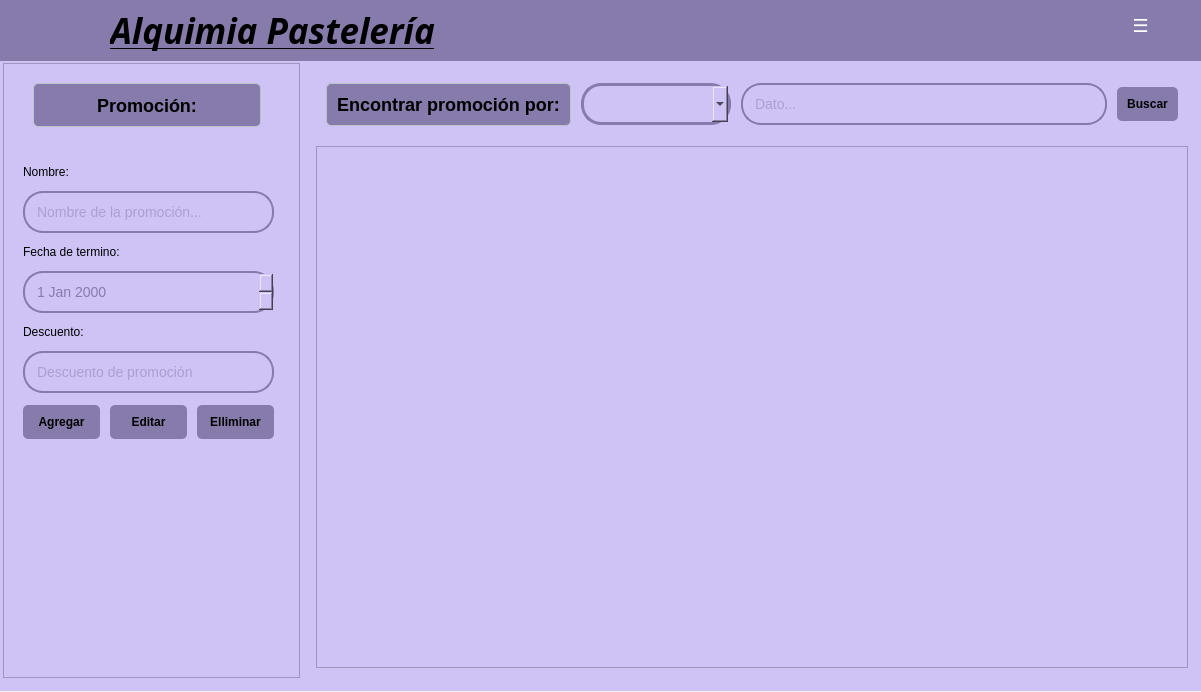
<?xml version="1.0" encoding="UTF-8"?>
<ui version="4.0">
 <class>Form</class>
 <widget class="QWidget" name="Form">
  <property name="geometry">
   <rect>
    <x>0</x>
    <y>0</y>
    <width>1201</width>
    <height>692</height>
   </rect>
  </property>
  <property name="windowTitle">
   <string>Form</string>
  </property>
  <widget class="QWidget" name="widget" native="true">
   <property name="geometry">
    <rect>
     <x>0</x>
     <y>0</y>
     <width>1201</width>
     <height>691</height>
    </rect>
   </property>
   <property name="styleSheet">
    <string notr="true">background-color: #CFC3F5;</string>
   </property>
   <widget class="QWidget" name="horizontalLayoutWidget_2">
    <property name="geometry">
     <rect>
      <x>0</x>
      <y>60</y>
      <width>1201</width>
      <height>621</height>
     </rect>
    </property>
    <layout class="QHBoxLayout" name="horizontalLayout_2" stretch="0,3">
     <property name="spacing">
      <number>6</number>
     </property>
     <property name="leftMargin">
      <number>3</number>
     </property>
     <property name="topMargin">
      <number>3</number>
     </property>
     <property name="rightMargin">
      <number>3</number>
     </property>
     <property name="bottomMargin">
      <number>3</number>
     </property>
     <item>
      <widget class="QFrame" name="frame">
       <property name="sizePolicy">
        <sizepolicy hsizetype="Preferred" vsizetype="Preferred">
         <horstretch>1</horstretch>
         <verstretch>1</verstretch>
        </sizepolicy>
       </property>
       <property name="frameShape">
        <enum>QFrame::StyledPanel</enum>
       </property>
       <property name="frameShadow">
        <enum>QFrame::Raised</enum>
       </property>
       <widget class="QLabel" name="tituloPromocion">
        <property name="geometry">
         <rect>
          <x>30</x>
          <y>20</y>
          <width>228</width>
          <height>44</height>
         </rect>
        </property>
        <property name="sizePolicy">
         <sizepolicy hsizetype="Fixed" vsizetype="Fixed">
          <horstretch>0</horstretch>
          <verstretch>0</verstretch>
         </sizepolicy>
        </property>
        <property name="styleSheet">
         <string notr="true">QLabel {
    color: #000000;
    font-size: 18px;
    font-weight: bold;
    padding: 10px;
    background-color: #867BAA;
    border-radius: 5px;
    border: 1px solid #bdc3c7;
}</string>
        </property>
        <property name="frameShape">
         <enum>QFrame::NoFrame</enum>
        </property>
        <property name="text">
         <string>Promoción:</string>
        </property>
        <property name="alignment">
         <set>Qt::AlignCenter</set>
        </property>
       </widget>
       <widget class="QWidget" name="verticalLayoutWidget_2">
        <property name="geometry">
         <rect>
          <x>10</x>
          <y>90</y>
          <width>271</width>
          <height>301</height>
         </rect>
        </property>
        <layout class="QVBoxLayout" name="verticalLayout" stretch="0,0,0,0,0,0,0">
         <property name="spacing">
          <number>10</number>
         </property>
         <property name="leftMargin">
          <number>10</number>
         </property>
         <property name="topMargin">
          <number>10</number>
         </property>
         <property name="rightMargin">
          <number>10</number>
         </property>
         <property name="bottomMargin">
          <number>10</number>
         </property>
         <item>
          <widget class="QLabel" name="labelNombre">
           <property name="sizePolicy">
            <sizepolicy hsizetype="Expanding" vsizetype="Fixed">
             <horstretch>0</horstretch>
             <verstretch>0</verstretch>
            </sizepolicy>
           </property>
           <property name="styleSheet">
            <string notr="true">color: rgb(0, 0, 0);</string>
           </property>
           <property name="text">
            <string>Nombre:</string>
           </property>
          </widget>
         </item>
         <item>
          <widget class="QLineEdit" name="lineNombre">
           <property name="minimumSize">
            <size>
             <width>40</width>
             <height>0</height>
            </size>
           </property>
           <property name="styleSheet">
            <string notr="true">QLineEdit {
    padding: 10px;
    border: 2px solid #867BAA;
    border-radius: 20px;
    font-size: 14px;
	color: rgb(134, 123, 170);
}</string>
           </property>
           <property name="text">
            <string/>
           </property>
           <property name="placeholderText">
            <string>Nombre de la promoción...</string>
           </property>
          </widget>
         </item>
         <item>
          <widget class="QLabel" name="labelFecha">
           <property name="sizePolicy">
            <sizepolicy hsizetype="Expanding" vsizetype="Fixed">
             <horstretch>0</horstretch>
             <verstretch>0</verstretch>
            </sizepolicy>
           </property>
           <property name="styleSheet">
            <string notr="true">color: rgb(0, 0, 0);</string>
           </property>
           <property name="text">
            <string>Fecha de termino:</string>
           </property>
          </widget>
         </item>
         <item>
          <widget class="QDateEdit" name="dateEditFechaTermino">
           <property name="styleSheet">
            <string notr="true">QDateEdit {
    padding: 10px;
    border: 2px solid #867BAA;
    border-radius: 20px;
    font-size: 14px;
    color: rgb(134, 123, 170);
	background: #CFC3F5;
}

QDateEdit::down-arrow {
    width: 16px;
    height: 16px;
}

QDateEdit::drop-down {
    border: none;
    background-color: #867BAA;
    border-radius: 0 15px 15px 0;
    width: 25px;
}

QDateEdit:focus {
    border-color: #6a5a9a;
    background-color: #f8f7fc;
}</string>
           </property>
          </widget>
         </item>
         <item>
          <widget class="QLabel" name="labelDescuento">
           <property name="sizePolicy">
            <sizepolicy hsizetype="Expanding" vsizetype="Fixed">
             <horstretch>0</horstretch>
             <verstretch>0</verstretch>
            </sizepolicy>
           </property>
           <property name="styleSheet">
            <string notr="true">color: rgb(0, 0, 0);</string>
           </property>
           <property name="text">
            <string>Descuento:</string>
           </property>
          </widget>
         </item>
         <item>
          <widget class="QLineEdit" name="lineDescuento">
           <property name="minimumSize">
            <size>
             <width>40</width>
             <height>0</height>
            </size>
           </property>
           <property name="styleSheet">
            <string notr="true">QLineEdit {
    padding: 10px;
    border: 2px solid #867BAA;
    border-radius: 20px;
    font-size: 14px;
	color: rgb(134, 123, 170);
}</string>
           </property>
           <property name="text">
            <string/>
           </property>
           <property name="placeholderText">
            <string>Descuento de promoción</string>
           </property>
          </widget>
         </item>
         <item>
          <layout class="QHBoxLayout" name="horizontalLayout_3">
           <property name="spacing">
            <number>10</number>
           </property>
           <property name="sizeConstraint">
            <enum>QLayout::SetDefaultConstraint</enum>
           </property>
           <property name="leftMargin">
            <number>0</number>
           </property>
           <property name="topMargin">
            <number>0</number>
           </property>
           <property name="rightMargin">
            <number>0</number>
           </property>
           <property name="bottomMargin">
            <number>0</number>
           </property>
           <item>
            <widget class="QPushButton" name="btnAgregar">
             <property name="styleSheet">
              <string notr="true">QPushButton {
    background-color: #867BAA;
    color: black;
    padding: 10px;
    border: none;
    border-radius: 5px;
    font-weight: bold;
}
QPushButton:hover {
    background-color: #BDB1E2;
}</string>
             </property>
             <property name="text">
              <string>Agregar</string>
             </property>
            </widget>
           </item>
           <item>
            <widget class="QPushButton" name="btnEditar">
             <property name="styleSheet">
              <string notr="true">QPushButton {
    background-color: #867BAA;
    color: black;
    padding: 10px;
    border: none;
    border-radius: 5px;
    font-weight: bold;
}
QPushButton:hover {
    background-color: #BDB1E2;
}</string>
             </property>
             <property name="text">
              <string>Editar</string>
             </property>
            </widget>
           </item>
           <item>
            <widget class="QPushButton" name="btnEliminar">
             <property name="styleSheet">
              <string notr="true">QPushButton {
    background-color: #867BAA;
    color: black;
    padding: 10px;
    border: none;
    border-radius: 5px;
    font-weight: bold;
}
QPushButton:hover {
    background-color: #BDB1E2;
}</string>
             </property>
             <property name="text">
              <string>Elliminar</string>
             </property>
            </widget>
           </item>
          </layout>
         </item>
        </layout>
       </widget>
      </widget>
     </item>
     <item>
      <layout class="QVBoxLayout" name="verticalLayoutRight_2" stretch="0,0">
       <property name="spacing">
        <number>10</number>
       </property>
       <property name="leftMargin">
        <number>10</number>
       </property>
       <property name="topMargin">
        <number>10</number>
       </property>
       <property name="rightMargin">
        <number>10</number>
       </property>
       <property name="bottomMargin">
        <number>10</number>
       </property>
       <item>
        <layout class="QHBoxLayout" name="horizontalLayout">
         <property name="spacing">
          <number>10</number>
         </property>
         <property name="leftMargin">
          <number>10</number>
         </property>
         <property name="topMargin">
          <number>10</number>
         </property>
         <property name="rightMargin">
          <number>10</number>
         </property>
         <property name="bottomMargin">
          <number>10</number>
         </property>
         <item>
          <widget class="QLabel" name="labelEncontrar">
           <property name="sizePolicy">
            <sizepolicy hsizetype="Fixed" vsizetype="Fixed">
             <horstretch>0</horstretch>
             <verstretch>0</verstretch>
            </sizepolicy>
           </property>
           <property name="styleSheet">
            <string notr="true">QLabel {
    color: #000000;
    font-size: 18px;
    font-weight: bold;
    padding: 10px;
    background-color: #867BAA;
    border-radius: 5px;
    border: 1px solid #bdc3c7;
}</string>
           </property>
           <property name="text">
            <string>Encontrar promoción por:</string>
           </property>
           <property name="alignment">
            <set>Qt::AlignCenter</set>
           </property>
          </widget>
         </item>
         <item>
          <widget class="QComboBox" name="comboCategorias">
           <property name="sizePolicy">
            <sizepolicy hsizetype="Fixed" vsizetype="Fixed">
             <horstretch>0</horstretch>
             <verstretch>0</verstretch>
            </sizepolicy>
           </property>
           <property name="minimumSize">
            <size>
             <width>150</width>
             <height>0</height>
            </size>
           </property>
           <property name="styleSheet">
            <string notr="true">QComboBox {
    padding: 10px;
    border: 3px solid #867BAA;
    border-radius: 20px;
}
</string>
           </property>
          </widget>
         </item>
         <item>
          <widget class="QLineEdit" name="lineDato">
           <property name="minimumSize">
            <size>
             <width>40</width>
             <height>0</height>
            </size>
           </property>
           <property name="styleSheet">
            <string notr="true">QLineEdit {
    padding: 10px;
    border: 2px solid #867BAA;
    border-radius: 20px;
    font-size: 14px;
	color: rgb(134, 123, 170);
}</string>
           </property>
           <property name="placeholderText">
            <string>Dato...</string>
           </property>
          </widget>
         </item>
         <item>
          <widget class="QPushButton" name="btnBuscar">
           <property name="styleSheet">
            <string notr="true">QPushButton {
    background-color: #867BAA;
    color: black;
    padding: 10px;
    border: none;
    border-radius: 5px;
    font-weight: bold;
}
QPushButton:hover {
    background-color: #BDB1E2;
}</string>
           </property>
           <property name="text">
            <string>Buscar</string>
           </property>
          </widget>
         </item>
        </layout>
       </item>
       <item>
        <widget class="QTableView" name="tableView"/>
       </item>
      </layout>
     </item>
    </layout>
   </widget>
   <widget class="QWidget" name="barraSuperior" native="true">
    <property name="geometry">
     <rect>
      <x>0</x>
      <y>0</y>
      <width>1201</width>
      <height>61</height>
     </rect>
    </property>
    <property name="autoFillBackground">
     <bool>false</bool>
    </property>
    <property name="styleSheet">
     <string notr="true">background-color: #867BAA</string>
    </property>
    <widget class="QLabel" name="tituloInicial">
     <property name="geometry">
      <rect>
       <x>110</x>
       <y>10</y>
       <width>361</width>
       <height>41</height>
      </rect>
     </property>
     <property name="font">
      <font>
       <family>Noto Serif Display SemiCondensed Black</family>
       <pointsize>26</pointsize>
       <weight>75</weight>
       <italic>true</italic>
       <bold>true</bold>
       <underline>true</underline>
       <stylestrategy>PreferDefault</stylestrategy>
      </font>
     </property>
     <property name="styleSheet">
      <string notr="true">color: rgb(0, 0, 0);</string>
     </property>
     <property name="text">
      <string>Alquimia Pastelería</string>
     </property>
    </widget>
    <widget class="QLabel" name="label_2">
     <property name="geometry">
      <rect>
       <x>20</x>
       <y>10</y>
       <width>51</width>
       <height>41</height>
      </rect>
     </property>
     <property name="text">
      <string/>
     </property>
     <property name="pixmap">
      <pixmap>Iconos/logoPasteleriaMini.xcf</pixmap>
     </property>
     <property name="scaledContents">
      <bool>true</bool>
     </property>
    </widget>
    <widget class="QPushButton" name="btnMenu">
     <property name="geometry">
      <rect>
       <x>1120</x>
       <y>10</y>
       <width>41</width>
       <height>31</height>
      </rect>
     </property>
     <property name="font">
      <font>
       <pointsize>-1</pointsize>
       <weight>75</weight>
       <bold>true</bold>
      </font>
     </property>
     <property name="styleSheet">
      <string notr="true">QPushButton {
    background-color: #867BAA;
    color: white;
    border: none;
    border-radius: 5px;
    font-size: 18px;
    font-weight: bold;
}
QPushButton:hover {
    background-color: #BDB1E2;
}</string>
     </property>
     <property name="text">
      <string>☰</string>
     </property>
    </widget>
    <widget class="QLabel" name="logo">
     <property name="geometry">
      <rect>
       <x>0</x>
       <y>0</y>
       <width>101</width>
       <height>61</height>
      </rect>
     </property>
     <property name="sizePolicy">
      <sizepolicy hsizetype="Maximum" vsizetype="Maximum">
       <horstretch>0</horstretch>
       <verstretch>0</verstretch>
      </sizepolicy>
     </property>
     <property name="frameShape">
      <enum>QFrame::NoFrame</enum>
     </property>
     <property name="text">
      <string/>
     </property>
     <property name="textFormat">
      <enum>Qt::AutoText</enum>
     </property>
     <property name="pixmap">
      <pixmap>../../assets/Iconos/logo.png</pixmap>
     </property>
     <property name="scaledContents">
      <bool>true</bool>
     </property>
     <property name="alignment">
      <set>Qt::AlignCenter</set>
     </property>
     <property name="wordWrap">
      <bool>false</bool>
     </property>
     <property name="indent">
      <number>-1</number>
     </property>
     <property name="openExternalLinks">
      <bool>false</bool>
     </property>
    </widget>
   </widget>
   <widget class="QFrame" name="frameFlotante">
    <property name="geometry">
     <rect>
      <x>1210</x>
      <y>470</y>
      <width>0</width>
      <height>0</height>
     </rect>
    </property>
    <property name="minimumSize">
     <size>
      <width>0</width>
      <height>0</height>
     </size>
    </property>
    <property name="maximumSize">
     <size>
      <width>0</width>
      <height>0</height>
     </size>
    </property>
    <property name="styleSheet">
     <string notr="true">background-color: rgb(171, 159, 208);
    border-radius: 5px;
</string>
    </property>
    <property name="frameShape">
     <enum>QFrame::StyledPanel</enum>
    </property>
    <property name="frameShadow">
     <enum>QFrame::Raised</enum>
    </property>
    <widget class="QWidget" name="gridLayoutWidget_3">
     <property name="geometry">
      <rect>
       <x>0</x>
       <y>0</y>
       <width>331</width>
       <height>321</height>
      </rect>
     </property>
     <layout class="QGridLayout" name="gridLayout_2">
      <property name="leftMargin">
       <number>10</number>
      </property>
      <property name="topMargin">
       <number>10</number>
      </property>
      <property name="rightMargin">
       <number>10</number>
      </property>
      <property name="bottomMargin">
       <number>10</number>
      </property>
      <property name="spacing">
       <number>10</number>
      </property>
      <item row="2" column="0">
       <widget class="QPushButton" name="btnPromociones">
        <property name="text">
         <string/>
        </property>
        <property name="icon">
         <iconset>
          <normaloff>../../assets/Iconos/promociones.svg</normaloff>../../assets/Iconos/promociones.svg</iconset>
        </property>
        <property name="iconSize">
         <size>
          <width>84</width>
          <height>84</height>
         </size>
        </property>
       </widget>
      </item>
      <item row="0" column="0">
       <widget class="QPushButton" name="btnMenuInicio">
        <property name="text">
         <string/>
        </property>
        <property name="icon">
         <iconset>
          <normaloff>../../assets/Iconos/inicio.svg</normaloff>../../assets/Iconos/inicio.svg</iconset>
        </property>
        <property name="iconSize">
         <size>
          <width>84</width>
          <height>84</height>
         </size>
        </property>
       </widget>
      </item>
      <item row="2" column="3">
       <widget class="QPushButton" name="btnCerrarSesion">
        <property name="text">
         <string/>
        </property>
        <property name="icon">
         <iconset>
          <normaloff>../../assets/Iconos/cerrarSesion.svg</normaloff>../../assets/Iconos/cerrarSesion.svg</iconset>
        </property>
        <property name="iconSize">
         <size>
          <width>84</width>
          <height>84</height>
         </size>
        </property>
       </widget>
      </item>
      <item row="0" column="3">
       <widget class="QPushButton" name="btnProveedores">
        <property name="text">
         <string/>
        </property>
        <property name="icon">
         <iconset>
          <normaloff>../../assets/Iconos/provedoores.svg</normaloff>../../assets/Iconos/provedoores.svg</iconset>
        </property>
        <property name="iconSize">
         <size>
          <width>84</width>
          <height>84</height>
         </size>
        </property>
       </widget>
      </item>
      <item row="0" column="2">
       <widget class="QPushButton" name="btnClientes">
        <property name="text">
         <string/>
        </property>
        <property name="icon">
         <iconset>
          <normaloff>../../assets/Iconos/clientes.svg</normaloff>../../assets/Iconos/clientes.svg</iconset>
        </property>
        <property name="iconSize">
         <size>
          <width>84</width>
          <height>84</height>
         </size>
        </property>
       </widget>
      </item>
      <item row="1" column="0">
       <widget class="QPushButton" name="btnVentas">
        <property name="text">
         <string/>
        </property>
        <property name="icon">
         <iconset>
          <normaloff>../../assets/Iconos/ventas.svg</normaloff>../../assets/Iconos/ventas.svg</iconset>
        </property>
        <property name="iconSize">
         <size>
          <width>84</width>
          <height>84</height>
         </size>
        </property>
       </widget>
      </item>
      <item row="1" column="2">
       <widget class="QPushButton" name="btnProductos">
        <property name="text">
         <string/>
        </property>
        <property name="icon">
         <iconset>
          <normaloff>../../assets/Iconos/productos.svg</normaloff>../../assets/Iconos/productos.svg</iconset>
        </property>
        <property name="iconSize">
         <size>
          <width>84</width>
          <height>84</height>
         </size>
        </property>
       </widget>
      </item>
      <item row="1" column="3">
       <widget class="QPushButton" name="btnRecetas">
        <property name="text">
         <string/>
        </property>
        <property name="icon">
         <iconset>
          <normaloff>../../assets/Iconos/recetas.png</normaloff>../../assets/Iconos/recetas.png</iconset>
        </property>
        <property name="iconSize">
         <size>
          <width>84</width>
          <height>84</height>
         </size>
        </property>
       </widget>
      </item>
      <item row="2" column="2">
       <widget class="QPushButton" name="btnEmpleados">
        <property name="sizePolicy">
         <sizepolicy hsizetype="Preferred" vsizetype="Preferred">
          <horstretch>0</horstretch>
          <verstretch>0</verstretch>
         </sizepolicy>
        </property>
        <property name="text">
         <string/>
        </property>
        <property name="icon">
         <iconset>
          <normaloff>../../assets/Iconos/empleados.svg</normaloff>../../assets/Iconos/empleados.svg</iconset>
        </property>
        <property name="iconSize">
         <size>
          <width>84</width>
          <height>84</height>
         </size>
        </property>
       </widget>
      </item>
     </layout>
    </widget>
   </widget>
  </widget>
 </widget>
 <resources/>
 <connections/>
</ui>
